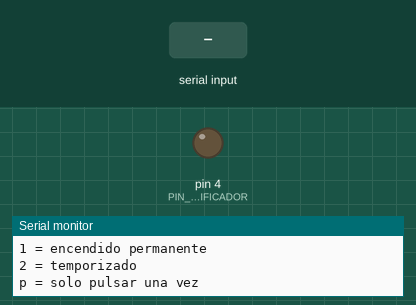
Simulated run of this sketch. Board: Arduino Uno, built with avr-gcc and run on an emulated ATmega328P. On the bench: output pins drawn as LEDs (lit = HIGH), the last lines printed to the serial monitor. Dashed ring = blinking. The test bench sets the inputs (shaded band).

Above: at 1.2 s.
1.3 s: "2" received over Serial
At 2.27 s:
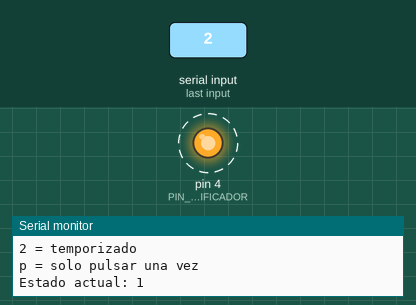
Timing chart, 0 to 4.3 s (numbered marks = the images above; inputs shaded):
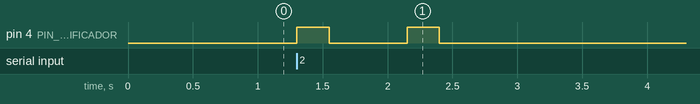

Measured:
- after the input at 1.3 s, pin 4 (PIN_HUMIDIFICADOR): alternates HIGH for 0.25 s and LOW for 0.60 s, 4 changes in all, then stays LOW, starting at once

The sketch:

Prueba_control_humidificador.ino
```cpp
const int PIN_HUMIDIFICADOR = 4;  // Pin que controla el 2N2222A

int estadoActual = 0;
// 0 = apagado
// 1 = encendido permanente
// 2 = temporizado / automatico

void setup() {
  pinMode(PIN_HUMIDIFICADOR, OUTPUT);
  digitalWrite(PIN_HUMIDIFICADOR, LOW);

  Serial.begin(115200);
  Serial.println("Control humidificador listo");
  Serial.println("Comandos:");
  Serial.println("0 = apagar");
  Serial.println("1 = encendido permanente");
  Serial.println("2 = temporizado");
  Serial.println("p = solo pulsar una vez");
}

void loop() {
  if (Serial.available()) {
    char comando = Serial.read();

    if (comando == '0') {
      irAEstado(0);
    }

    if (comando == '1') {
      irAEstado(1);
    }

    if (comando == '2') {
      irAEstado(2);
    }

    if (comando == 'p') {
      pulsarContacto();
      avanzarEstado();
    }
  }
}

void pulsarContacto() {
  digitalWrite(PIN_HUMIDIFICADOR, HIGH);
  delay(250);   // tiempo simulando pulsacion
  digitalWrite(PIN_HUMIDIFICADOR, LOW);
  delay(600);   // pausa para que el modulo reconozca el cambio
}

void avanzarEstado() {
  estadoActual++;

  if (estadoActual > 2) {
    estadoActual = 0;
  }

  Serial.print("Estado actual: ");
  Serial.println(estadoActual);
}

void irAEstado(int estadoDeseado) {
  while (estadoActual != estadoDeseado) {
    pulsarContacto();
    avanzarEstado();
  }
}
```
